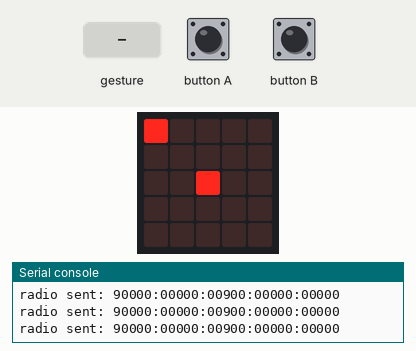
A program run on a simulated BBC micro:bit running MicroPython. On the bench: the board's 5×5 LED display, the last lines printed to the serial console. The inputs (shaded band) are chosen by the test bench. No radio messages arrive unless stated (any console line starting 'radio sent:' is added by the test bench); a tilt is held for 1.5 s and a shake lasts 1 s, then the board lies face up again.

Above: at 1.2 s.
1.3 s: button A pressed for 0.15 s
At 1.8 s:
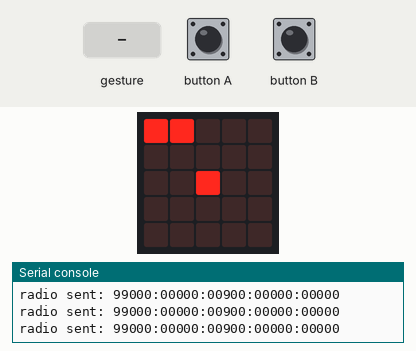
2.9 s: gesture 'up'
At 3.9 s:
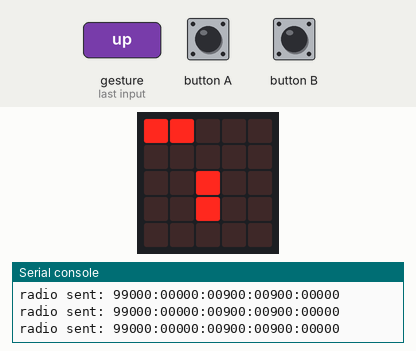
5.9 s: gesture 'down'
At 6.5 s:
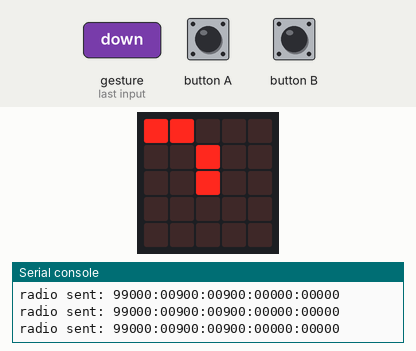
8.9 s: button A pressed for 1 s
At 10.0 s:
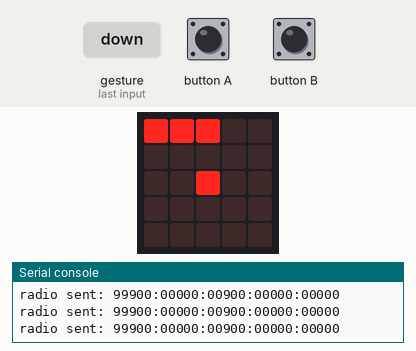
11.4 s: gesture 'left'
At 12.0 s:
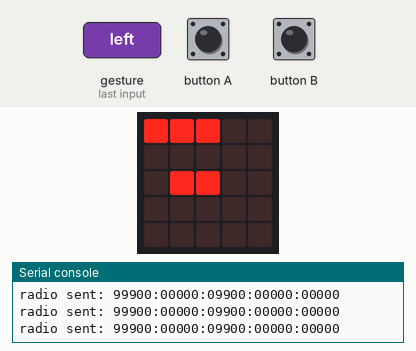
14.4 s: gesture 'right'
At 15.7 s:
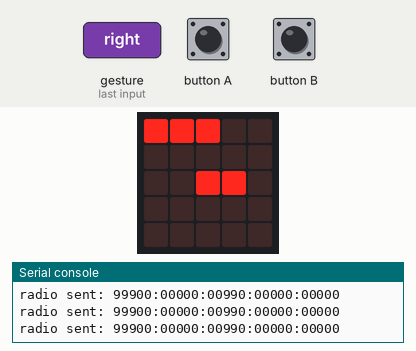
Timing chart, 0 to 17.4 s (numbered marks = the images above; inputs shaded):
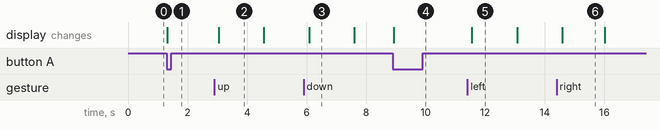

The program:

Controller.py
```python
# Add your Python code here. E.g.
from microbit import *
import radio

radio.on();
radio.config(channel=18)

signal_props = ['1', 'c'];
radio_signal = '';
height = 1; # Range from 1-5

# Accelerometer three rows display values
acc_left  = ':00000:09900:00000:';
acc_right = ':00000:00990:00000:';
acc_up    = ':00900:00900:00000:';
acc_down  = ':00000:00900:00900:';
acc_none  = ':00000:00900:00000:';

# Botton bar display values
floor_bar = '00000';

def get_gesture():

    # Return current accelerometer gesture

    return accelerometer.current_gesture();

def get_bar(tick):

    # Basically just return display bar based on
    # given value from $tick
    if tick == 1:
        signal_props[0] = 'h1';
        return '90000';
    elif tick == 2:
        signal_props[0] = 'h2';
        return '99000';
    elif tick == 3:
        signal_props[0] = 'h3';
        return '99900';
    elif tick == 4:
        signal_props[0] = 'h4';
        return '99990';
    elif tick == 5:
        signal_props[0] = 'h5';
        return '99999';
    else:
        # Or return null if it's not a
        # valid value $tick
        return '00000';

def get_display(gesture, tmp):

    # Return display image based on accelerometer gesture
    # If accelerometer gesture is not found => return none

    if gesture == 'up':
        return [tmp + acc_down + floor_bar];
    elif gesture == 'down':
        return [tmp + acc_up + floor_bar];
    elif gesture == 'right':
        return [tmp + acc_right + floor_bar];
    elif gesture == 'left':
        return [tmp + acc_left + floor_bar];
    else:
        return [tmp + acc_none + floor_bar];

while True:

    # If button a was pressed => Add height if it's less than five
    if button_a.was_pressed():
        if height < 5:
            height = height + 1;

    # If button b was pressed => Remove height if it's more than one
    if button_b.was_pressed():
        if height > 1:
            height = height - 1;

    # Run display function
    tmp_g = get_gesture();
    tmp_h = get_bar(height);
    tmp_i = get_display(tmp_g, tmp_h)[0];

    radio.send(tmp_i);

    display.show(Image(tmp_i));
    sleep(100);
```

Measured:
- after the input at 1.3 s, the display: changes at once (image 1)
- after the input at 2.9 s, the display: changes after 0.14 s (image 2)
- after the input at 5.9 s, the display: changes after 0.18 s (image 3)
- after the input at 8.9 s, the display: changes at once (image 4)
- after the input at 11.4 s, the display: changes after 0.15 s (image 5)
- after the input at 14.4 s, the display: changes after 0.19 s (image 6)
- what the display in image 2 shows lasts 1.6 s, from 3.0 s to 4.6 s
